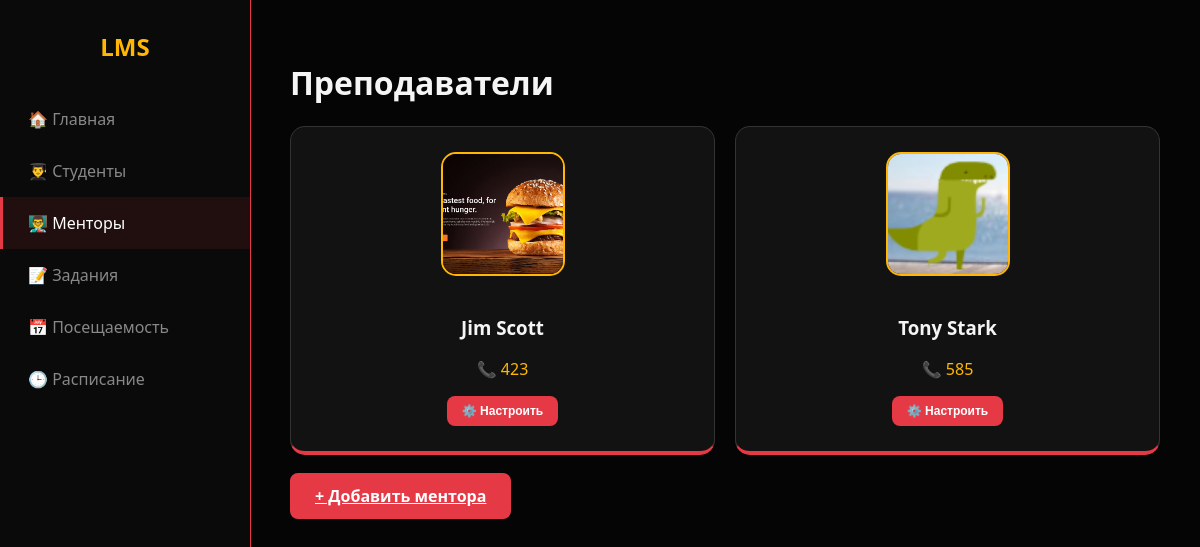
The page /lms/mentor/ on the database as committed earlier.
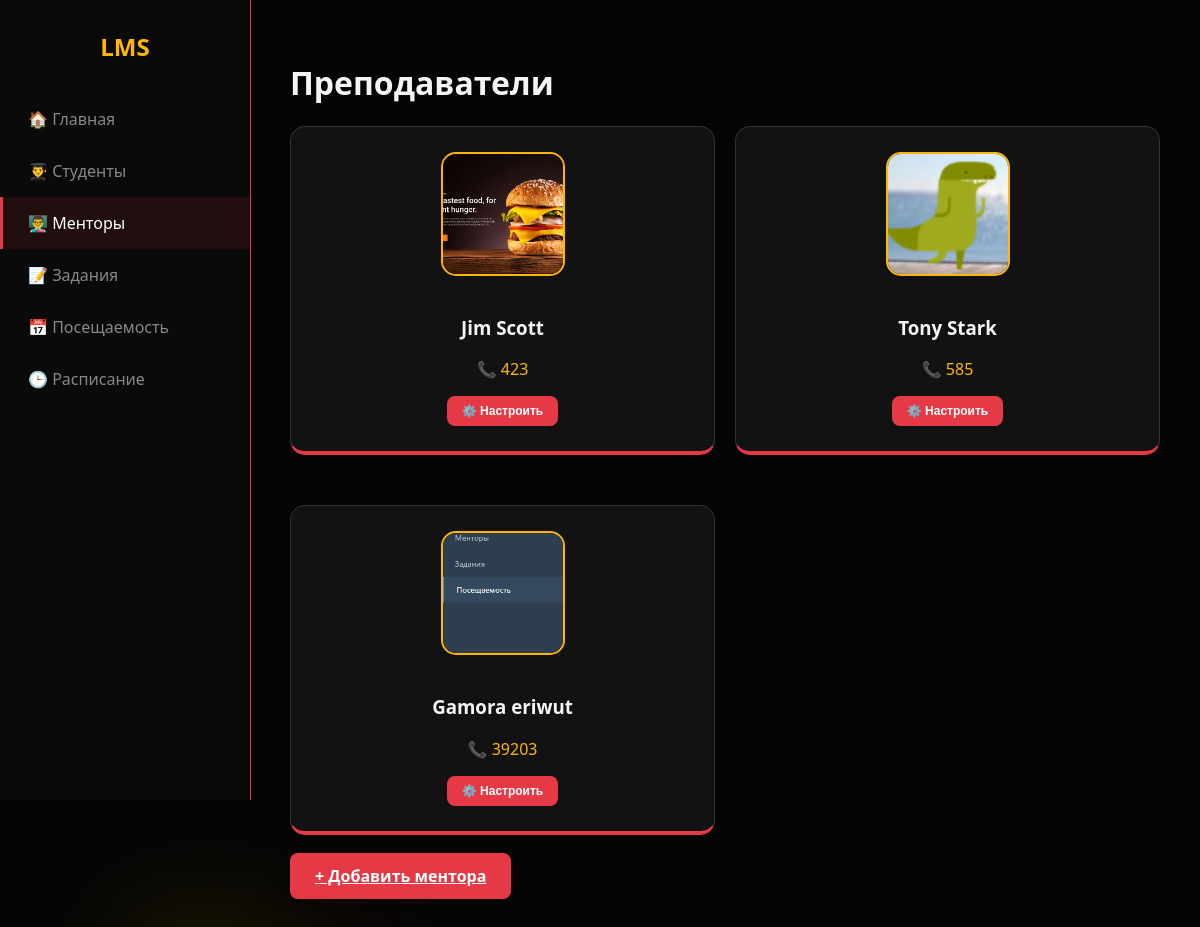
The same page on the database as committed later.
### lms/models.py (models this page shows)
class Mentor(models.Model):
    first_name = models.TextField(max_length=20)
    last_name = models.TextField(max_length=20)
    phone_number = models.IntegerField()
    avatar = models.ImageField(upload_to='media/')
    is_mentor = models.BooleanField(default=True)

### lms/views.py (the view)
# urls.py: path('mentor/', views.mentor_info, name='mentor'),
def mentor_info(request):
    mentor = Mentor.objects.all()
    return render(request,
                  'mentor.html',
                  {"mentor": mentor})

### lms/templates/mentor.html (shortened to what this page needs)
<!DOCTYPE html>
<html lang="ru">
<head>
</head>
<body>
    <div class="area"><ul class="circles"><li></li><li></li></ul></div>
    <div class="sidebar">
        <h2>LMS</h2>
        <a href="{% url 'home' %}">🏠 Главная</a>
        <a href="{% url 'student' %}">👨‍🎓 Студенты</a>
        <a href="{% url 'mentor' %}" class="active">👨‍🏫 Менторы</a>
        <a href="{% url 'task' %}">📝 Задания</a>
        <a href="{% url 'visit' %}">📅 Посещаемость</a>
        <a href="{% url 'schedule' %}">🕒 Расписание</a>
    </div>
    <div class="main-content">
        <h1>Преподаватели</h1>
        <div class="grid">
            {% for i in mentor %}
            <div class="card m-card">
                {% if i.avatar %}<img src="{{ i.avatar.url }}" alt="ava">{% endif %}
                <h3>{{ i.first_name }} {{ i.last_name }}</h3>
                <p style="color: var(--yellow);">📞 {{ i.phone_number }}</p>
                <button class="btn" style="padding: 8px 15px; font-size: 12px;">⚙️ Настроить</button>
            </div>
            {% endfor %}
        </div>
        <a href="{% url 'mentor_items' %}" class="btn btn-primary btn-sm">
    + Добавить ментора
</a>
    </div>
</body>
</html>

Rows that differ between the two databases and show on the page:
added Mentor: avatar (picture), first_name "Gamora", last_name "eriwut", phone_number "39203"
